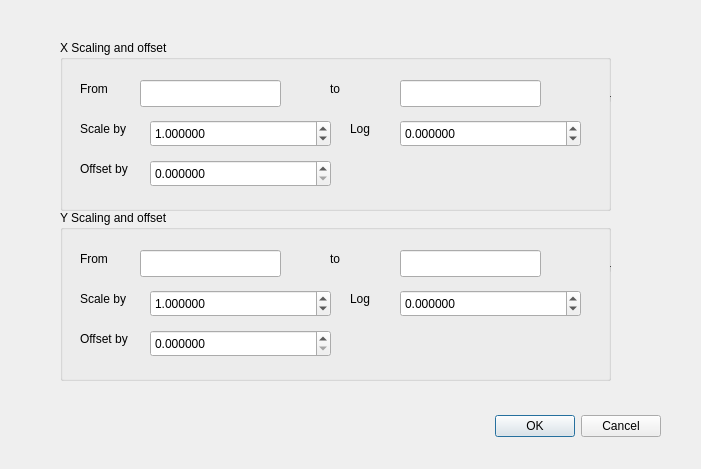
<?xml version="1.0" encoding="UTF-8"?>
<ui version="4.0">
 <class>scaleoffdlg</class>
 <widget class="QDialog" name="scaleoffdlg">
  <property name="geometry">
   <rect>
    <x>0</x>
    <y>0</y>
    <width>701</width>
    <height>469</height>
   </rect>
  </property>
  <property name="windowTitle">
   <string>Scaling and Offsets</string>
  </property>
  <widget class="QDialogButtonBox" name="buttonBox">
   <property name="geometry">
    <rect>
     <x>440</x>
     <y>410</y>
     <width>221</width>
     <height>32</height>
    </rect>
   </property>
   <property name="orientation">
    <enum>Qt::Horizontal</enum>
   </property>
   <property name="standardButtons">
    <set>QDialogButtonBox::Cancel|QDialogButtonBox::Ok</set>
   </property>
  </widget>
  <widget class="QGroupBox" name="groupBox">
   <property name="geometry">
    <rect>
     <x>60</x>
     <y>40</y>
     <width>551</width>
     <height>171</height>
    </rect>
   </property>
   <property name="title">
    <string>X Scaling and offset</string>
   </property>
   <widget class="QLineEdit" name="xmin">
    <property name="geometry">
     <rect>
      <x>80</x>
      <y>40</y>
      <width>141</width>
      <height>27</height>
     </rect>
    </property>
    <property name="toolTip">
     <string>Current minimum X</string>
    </property>
    <property name="readOnly">
     <bool>true</bool>
    </property>
   </widget>
   <widget class="QLabel" name="label">
    <property name="geometry">
     <rect>
      <x>20</x>
      <y>40</y>
      <width>62</width>
      <height>17</height>
     </rect>
    </property>
    <property name="text">
     <string>From</string>
    </property>
   </widget>
   <widget class="QLabel" name="label_2">
    <property name="geometry">
     <rect>
      <x>270</x>
      <y>40</y>
      <width>62</width>
      <height>17</height>
     </rect>
    </property>
    <property name="text">
     <string>to</string>
    </property>
   </widget>
   <widget class="QLineEdit" name="xmax">
    <property name="geometry">
     <rect>
      <x>340</x>
      <y>40</y>
      <width>141</width>
      <height>27</height>
     </rect>
    </property>
    <property name="toolTip">
     <string>Current maximum X</string>
    </property>
    <property name="readOnly">
     <bool>true</bool>
    </property>
   </widget>
   <widget class="QLabel" name="label_3">
    <property name="geometry">
     <rect>
      <x>550</x>
      <y>50</y>
      <width>62</width>
      <height>17</height>
     </rect>
    </property>
    <property name="text">
     <string>to</string>
    </property>
   </widget>
   <widget class="QLabel" name="label_4">
    <property name="geometry">
     <rect>
      <x>20</x>
      <y>80</y>
      <width>71</width>
      <height>17</height>
     </rect>
    </property>
    <property name="text">
     <string>Scale by</string>
    </property>
   </widget>
   <widget class="QDoubleSpinBox" name="xscale">
    <property name="geometry">
     <rect>
      <x>90</x>
      <y>80</y>
      <width>181</width>
      <height>27</height>
     </rect>
    </property>
    <property name="toolTip">
     <string>This is the scaling factor to be applied to the X values</string>
    </property>
    <property name="decimals">
     <number>6</number>
    </property>
    <property name="minimum">
     <double>0.000001000000000</double>
    </property>
    <property name="maximum">
     <double>1000000000.000000000000000</double>
    </property>
    <property name="value">
     <double>1.000000000000000</double>
    </property>
   </widget>
   <widget class="QLabel" name="label_5">
    <property name="geometry">
     <rect>
      <x>290</x>
      <y>80</y>
      <width>31</width>
      <height>17</height>
     </rect>
    </property>
    <property name="text">
     <string>Log</string>
    </property>
   </widget>
   <widget class="QDoubleSpinBox" name="xlogscale">
    <property name="geometry">
     <rect>
      <x>340</x>
      <y>80</y>
      <width>181</width>
      <height>27</height>
     </rect>
    </property>
    <property name="toolTip">
     <string>This is the base 10 log of the scaling factor to be applied to the X values.</string>
    </property>
    <property name="decimals">
     <number>6</number>
    </property>
    <property name="minimum">
     <double>-5.000000000000000</double>
    </property>
    <property name="maximum">
     <double>9.000000000000000</double>
    </property>
    <property name="singleStep">
     <double>0.010000000000000</double>
    </property>
   </widget>
   <widget class="QLabel" name="label_6">
    <property name="geometry">
     <rect>
      <x>20</x>
      <y>120</y>
      <width>71</width>
      <height>17</height>
     </rect>
    </property>
    <property name="text">
     <string>Offset by</string>
    </property>
   </widget>
   <widget class="QDoubleSpinBox" name="xoffset">
    <property name="geometry">
     <rect>
      <x>90</x>
      <y>120</y>
      <width>181</width>
      <height>27</height>
     </rect>
    </property>
    <property name="toolTip">
     <string>&lt;!DOCTYPE HTML PUBLIC &quot;-//W3C//DTD HTML 4.0//EN&quot; &quot;http://www.w3.org/TR/REC-html40/strict.dtd&quot;&gt;
&lt;html&gt;&lt;head&gt;&lt;meta name=&quot;qrichtext&quot; content=&quot;1&quot; /&gt;&lt;style type=&quot;text/css&quot;&gt;
p, li { white-space: pre-wrap; }
&lt;/style&gt;&lt;/head&gt;&lt;body style=&quot; font-family:'Sans'; font-size:10pt; font-weight:400; font-style:normal;&quot;&gt;
&lt;p style=&quot; margin-top:0px; margin-bottom:0px; margin-left:0px; margin-right:0px; -qt-block-indent:0; text-indent:0px;&quot;&gt;This is the offset to be applied to the X values &lt;span style=&quot; font-weight:600;&quot;&gt;after&lt;/span&gt; scaling.&lt;/p&gt;&lt;/body&gt;&lt;/html&gt;</string>
    </property>
    <property name="decimals">
     <number>6</number>
    </property>
   </widget>
  </widget>
  <widget class="QGroupBox" name="groupBox_2">
   <property name="geometry">
    <rect>
     <x>60</x>
     <y>210</y>
     <width>551</width>
     <height>171</height>
    </rect>
   </property>
   <property name="title">
    <string>Y Scaling and offset</string>
   </property>
   <widget class="QLineEdit" name="ymin">
    <property name="geometry">
     <rect>
      <x>80</x>
      <y>40</y>
      <width>141</width>
      <height>27</height>
     </rect>
    </property>
    <property name="toolTip">
     <string>Current minimum Y</string>
    </property>
    <property name="readOnly">
     <bool>true</bool>
    </property>
   </widget>
   <widget class="QLabel" name="label_7">
    <property name="geometry">
     <rect>
      <x>20</x>
      <y>40</y>
      <width>62</width>
      <height>17</height>
     </rect>
    </property>
    <property name="text">
     <string>From</string>
    </property>
   </widget>
   <widget class="QLabel" name="label_8">
    <property name="geometry">
     <rect>
      <x>270</x>
      <y>40</y>
      <width>62</width>
      <height>17</height>
     </rect>
    </property>
    <property name="text">
     <string>to</string>
    </property>
   </widget>
   <widget class="QLineEdit" name="ymax">
    <property name="geometry">
     <rect>
      <x>340</x>
      <y>40</y>
      <width>141</width>
      <height>27</height>
     </rect>
    </property>
    <property name="toolTip">
     <string>Current maximum Y</string>
    </property>
    <property name="readOnly">
     <bool>true</bool>
    </property>
   </widget>
   <widget class="QLabel" name="label_9">
    <property name="geometry">
     <rect>
      <x>550</x>
      <y>50</y>
      <width>62</width>
      <height>17</height>
     </rect>
    </property>
    <property name="text">
     <string>to</string>
    </property>
   </widget>
   <widget class="QLabel" name="label_10">
    <property name="geometry">
     <rect>
      <x>20</x>
      <y>80</y>
      <width>71</width>
      <height>17</height>
     </rect>
    </property>
    <property name="text">
     <string>Scale by</string>
    </property>
   </widget>
   <widget class="QDoubleSpinBox" name="yscale">
    <property name="geometry">
     <rect>
      <x>90</x>
      <y>80</y>
      <width>181</width>
      <height>27</height>
     </rect>
    </property>
    <property name="toolTip">
     <string>This is the scaling factor to be applied to the Y values</string>
    </property>
    <property name="decimals">
     <number>6</number>
    </property>
    <property name="minimum">
     <double>0.000001000000000</double>
    </property>
    <property name="maximum">
     <double>1000000000.000000000000000</double>
    </property>
    <property name="value">
     <double>1.000000000000000</double>
    </property>
   </widget>
   <widget class="QLabel" name="label_11">
    <property name="geometry">
     <rect>
      <x>290</x>
      <y>80</y>
      <width>31</width>
      <height>17</height>
     </rect>
    </property>
    <property name="text">
     <string>Log</string>
    </property>
   </widget>
   <widget class="QDoubleSpinBox" name="ylogscale">
    <property name="geometry">
     <rect>
      <x>340</x>
      <y>80</y>
      <width>181</width>
      <height>27</height>
     </rect>
    </property>
    <property name="toolTip">
     <string>This is the base 10 log of the scaling factor to be applied to the Y values.</string>
    </property>
    <property name="decimals">
     <number>6</number>
    </property>
    <property name="minimum">
     <double>-5.000000000000000</double>
    </property>
    <property name="maximum">
     <double>9.000000000000000</double>
    </property>
    <property name="singleStep">
     <double>0.010000000000000</double>
    </property>
   </widget>
   <widget class="QLabel" name="label_12">
    <property name="geometry">
     <rect>
      <x>20</x>
      <y>120</y>
      <width>71</width>
      <height>17</height>
     </rect>
    </property>
    <property name="text">
     <string>Offset by</string>
    </property>
   </widget>
   <widget class="QDoubleSpinBox" name="yoffset">
    <property name="geometry">
     <rect>
      <x>90</x>
      <y>120</y>
      <width>181</width>
      <height>27</height>
     </rect>
    </property>
    <property name="toolTip">
     <string>&lt;!DOCTYPE HTML PUBLIC &quot;-//W3C//DTD HTML 4.0//EN&quot; &quot;http://www.w3.org/TR/REC-html40/strict.dtd&quot;&gt;
&lt;html&gt;&lt;head&gt;&lt;meta name=&quot;qrichtext&quot; content=&quot;1&quot; /&gt;&lt;style type=&quot;text/css&quot;&gt;
p, li { white-space: pre-wrap; }
&lt;/style&gt;&lt;/head&gt;&lt;body style=&quot; font-family:'Sans'; font-size:10pt; font-weight:400; font-style:normal;&quot;&gt;
&lt;p style=&quot; margin-top:0px; margin-bottom:0px; margin-left:0px; margin-right:0px; -qt-block-indent:0; text-indent:0px;&quot;&gt;This is the offset to be applied to the Y values &lt;span style=&quot; font-weight:600;&quot;&gt;after&lt;/span&gt; scaling.&lt;/p&gt;&lt;/body&gt;&lt;/html&gt;</string>
    </property>
    <property name="decimals">
     <number>6</number>
    </property>
   </widget>
  </widget>
 </widget>
 <tabstops>
  <tabstop>xmin</tabstop>
  <tabstop>xmax</tabstop>
  <tabstop>xscale</tabstop>
  <tabstop>xlogscale</tabstop>
  <tabstop>xoffset</tabstop>
  <tabstop>ymin</tabstop>
  <tabstop>ymax</tabstop>
  <tabstop>yscale</tabstop>
  <tabstop>ylogscale</tabstop>
  <tabstop>yoffset</tabstop>
  <tabstop>buttonBox</tabstop>
 </tabstops>
 <resources/>
 <connections>
  <connection>
   <sender>buttonBox</sender>
   <signal>accepted()</signal>
   <receiver>scaleoffdlg</receiver>
   <slot>accept()</slot>
   <hints>
    <hint type="sourcelabel">
     <x>248</x>
     <y>254</y>
    </hint>
    <hint type="destinationlabel">
     <x>157</x>
     <y>274</y>
    </hint>
   </hints>
  </connection>
  <connection>
   <sender>buttonBox</sender>
   <signal>rejected()</signal>
   <receiver>scaleoffdlg</receiver>
   <slot>reject()</slot>
   <hints>
    <hint type="sourcelabel">
     <x>316</x>
     <y>260</y>
    </hint>
    <hint type="destinationlabel">
     <x>286</x>
     <y>274</y>
    </hint>
   </hints>
  </connection>
 </connections>
</ui>
